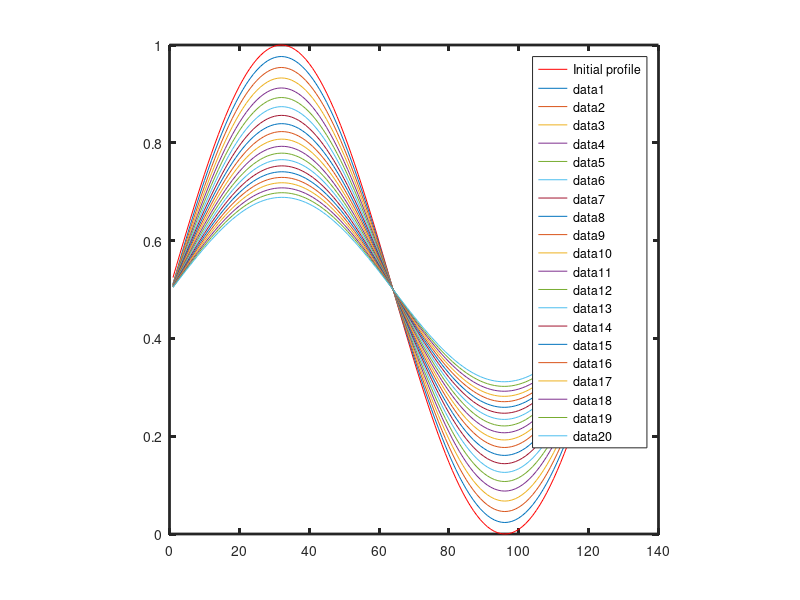

MATLAB code for this plot:
%
% Copyright (c) 2018, Vishal_S
% All rights reserved. Please read the "license.txt" for license terms.
%
% Project Title: Computational Materials Thermodynamics
% 
% Developer: Vishal S
% 
% Contact Info: vishalsubbu97@gmail.com
%
clf
clear

t  = cputime ;
%not dimensionalised numbers
delt = 0.001;
delx = 0.5;
D = 10.0;
alpha = D*delt/(delx*delx);
N = 128;
%initial conditions
% c(1) = C_0 and the remoining is 0.0
c = zeros(N,1);
c_t = zeros(N,1);
m =1 ;
for i =1:N
  c(i) = 0.5*(1 + sin(2*pi*m*i/N));
endfor


%plot the initial profile
plot (c, 'r-;Initial profile;');

%get handle
ax = gca ;
set(ax, "linewidth",2.0);
axis("square");

%hold the plot
hold on

% Compostion evolution
for k = 1:20 %this is for plotting
for j = 1:500
  c_t(1) = c(1)*(1-2*alpha) + alpha*(c(2) + c(N-1));
for i = 2:N-1
c_t(i) =  c(i)*(1 - 2*alpha) + alpha*(c(i-1) + c(i+1) );
endfor % ending i loop
c_t(N) = c(N)*(1-2*alpha) + alpha*(c(N-1) + c(2)); 
c = c_t;
endfor % ending j loop
plot (c )
endfor % ending k loop

% Save figure
print -depsc Explicit1D0CPBC.eps

printf('Total cpu time: %f seconds\n', cputime-t);
